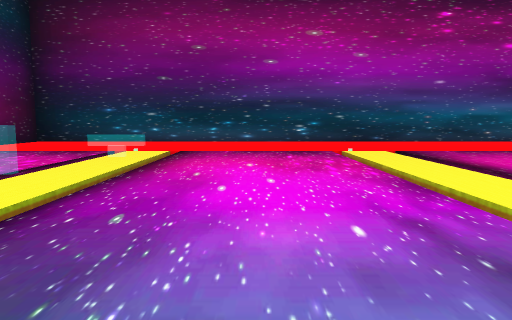
[1] (above)

14 first-person views from a walk through a Unity game level. The camera is 0.68 m above the floor, tilts 6° down and sees 70° across. The floor is counted in squares, 1 m on a side. Each view is taken from the middle of a square. On the plan, view 1 faces up. The plan holds only what a view shows up to about 11 squares ahead; the rest is blank. The player is left out. Some surface patterns are stand-ins.

[2]
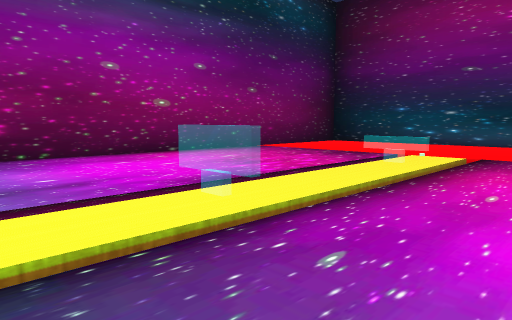

[3]
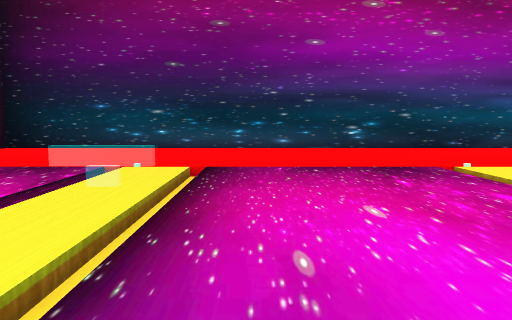

[4]
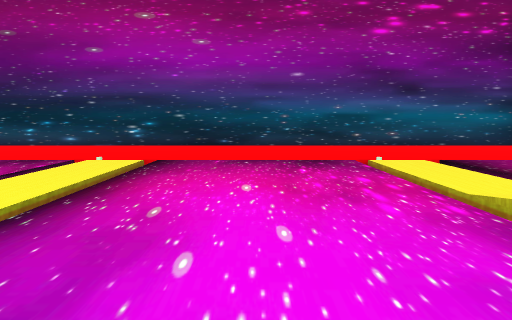

[5]
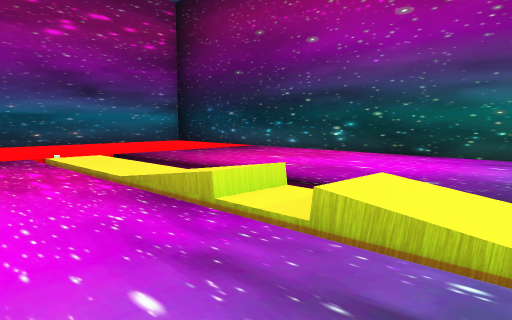

[6]
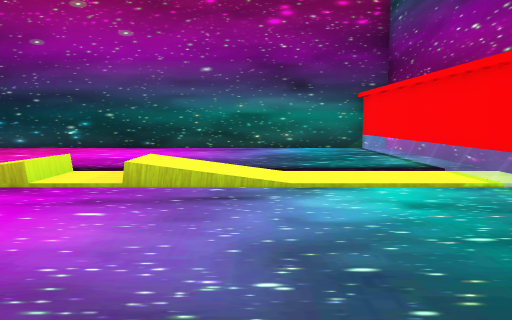

[7]
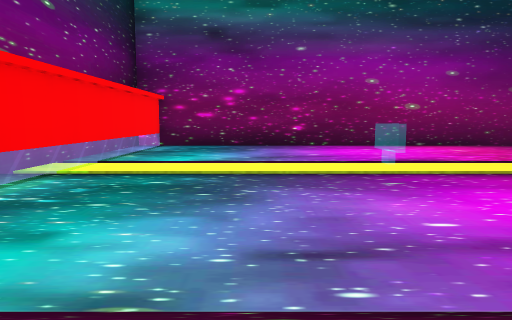

[8]
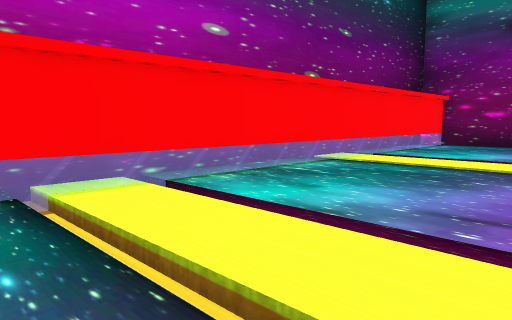

[9]
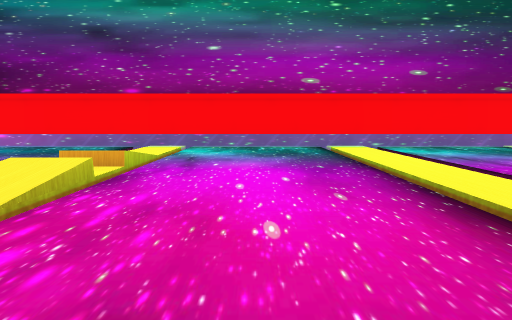

[10]
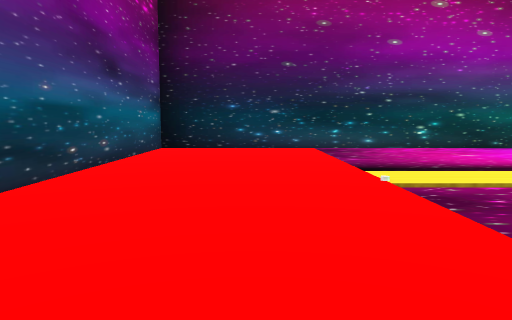

[11]
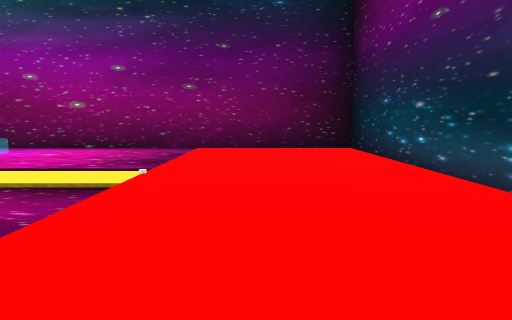

[12]
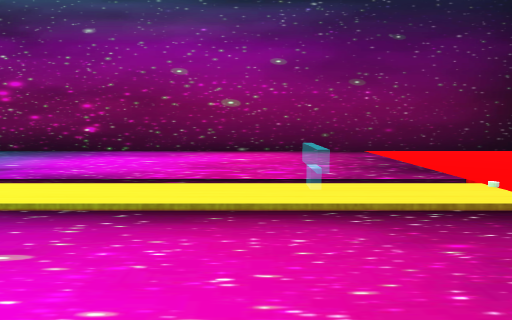

[13]
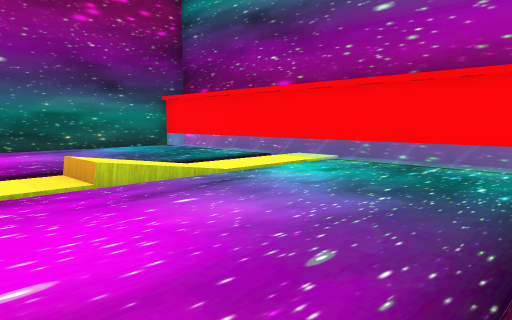

[14]
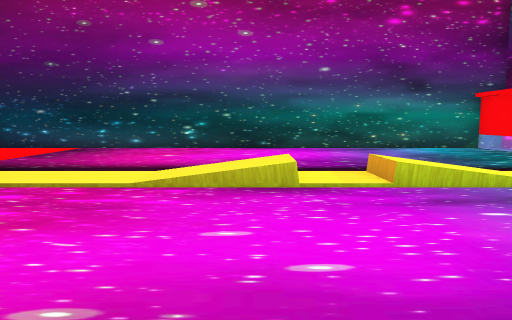

### Floor plan
Key: @ floor where view 1 was taken; # wall or solid block; . floor; / step, stairs or slope; = window, fence, low wall or low ledge.
Columns run from 8 left of view 1 to 13 right of it. Each row starts with its distance up from view 1.
 13 ######################
 12 #....................#
 11 #....................#
 10 #....................#
  9 #....................#
  8 #....//...//...//....#
  7 #....==...//...//....#
  6 #....//...//...//....#
  5 #....//...//...=/....#
  4 #....//...//...=/....#
  3 #....==...//...//....#
  2 #....//...//...==....#
  1 #....//...//...//....#
  0 #....//.@.//...//....#
 -1 #....//...//...//....#
 -2 ######################

Where each view was taken, in squares from view 1:
view 1: 0 up, 0 right, facing up
view 2: 1 up, 0 right, facing up-left
view 3: 3 up, 1 left, facing up
view 4: 2 up, 5 right, facing up
view 5: 1 up, 5 right, facing up-right
view 6: 1 up, 3 right, facing right
view 7: 1 up, 3 right, facing left
view 8: 2 up, 4 right, facing down-left
view 9: 8 up, 5 right, facing down
view 10: 10 up, 3 right, facing right
view 11: 10 up, 2 right, facing left
view 12: 6 up, 1 right, facing left
view 13: 4 up, 3 right, facing down-right
view 14: 4 up, 3 right, facing right
